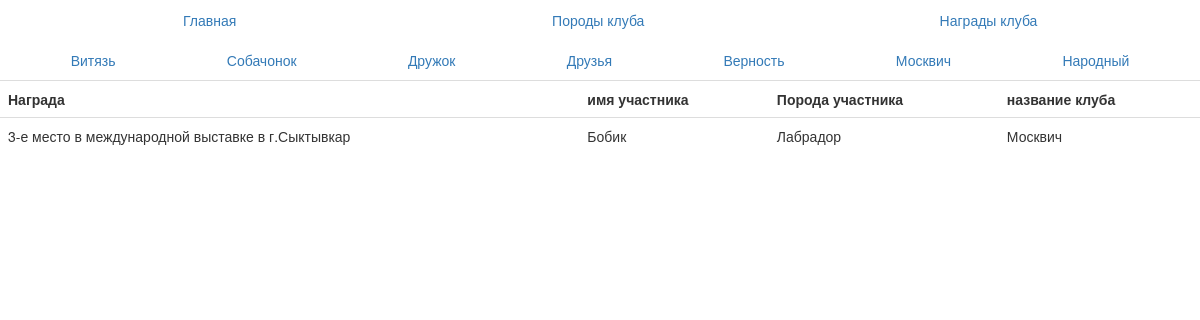
Page /Test/Club_Awards_Moscow.php on the committed database.
### tables this page shows
CREATE TABLE `dogsparticipants` (
  `id` int(10) UNSIGNED NOT NULL COMMENT 'Индекс',
  `Host_id` int(10) UNSIGNED NOT NULL COMMENT 'Хозяин',
  `Club_id` int(10) UNSIGNED DEFAULT NULL COMMENT 'Клуб',
  `id_Pedigree` int(10) UNSIGNED DEFAULT NULL COMMENT 'Родословная ',
  `Nickname` varchar(255) NOT NULL COMMENT 'Кличка',
  `Breed` varchar(255) NOT NULL COMMENT 'Порода',
  `Old` int(20) UNSIGNED NOT NULL COMMENT 'Возраст',
  `Exhibition` int(11) NOT NULL COMMENT 'Выставка',
  `Awards` varchar(255) DEFAULT NULL COMMENT 'Награды собаки'
);

CREATE TABLE `club` (
  `id` int(10) UNSIGNED NOT NULL,
  `Name_club` varchar(255) NOT NULL,
  `Numbers` mediumint(8) UNSIGNED NOT NULL
);

### Test/Club_Awards_Moscow.php (the view, shortened to what this page needs)
<!DOCTYPE html>
<html>
<head>
    <link rel="stylesheet" href="1.css">
    <link rel="stylesheet" href="https://maxcdn.bootstrapcdn.com/bootstrap/3.3.6/css/bootstrap.min.css">
</head>
<body>
<div class="container-fluid">
    <ul class="nav nav-justified">
        <li><a href="index.html">Главная</a></li>
        <li><a href="Breed_club.php">Породы клуба</a></li>
        <li><a href="Club_Awards.php">Награды клуба</a></li>
    </ul>
</div>
<header class="container-fluid">
    <ul class="nav nav-justified">
        <li><a href="Club_Awards_Vityaz.php">Витязь</a></li>
        <li><a href="Club_Awards_Sobachonok.php">Собачонок</a></li>
        <li><a href="Club_Awards_Friend.php">Дружок</a></li>
        <li><a href="Club_Awards_Friends.php"> Друзья</a></li>
        <li><a href="Club_Awards_Fidelity.php"> Верность</a></li>
        <li><a href="Club_Awards_Moscow.php"> Москвич</a></li>
        <li><a href="Club_Awards_people.php"> Народный</a></li>
    </ul>
</header>
<?php
$settings = [
    'host' => 'localhost',
    'user' => 'root',
    'password' => '',
    'db_name' =>'coursework'
];
$link = mysqli_connect($settings['host'],$settings['user'],$settings['password'],$settings['db_name']);
mysqli_set_charset ($link , 'utf8');
$query = "SELECT dogsparticipants.Awards, dogsparticipants.Nickname, dogsparticipants.Breed, club.Name_club FROM dogsparticipants INNER JOIN club ON club.id = dogsparticipants.Club_id AND club.Name_club = \"Москвич\" AND dogsparticipants.Awards IS NOT NULL";
$result = mysqli_query($link, $query) or die("Ошибка".mysqli_error($link));
if($res === false)
{
    echo mysqli_error($link);
}
else
{
    $rows = mysqli_num_rows($result);
    echo "<table class=\"table\"><tr><th>Награда</th><th>имя участника</th><th>Порода участника</th><th>название клуба</th></tr>";
    for($i = 0; $i < $rows ; ++$i)
    {
        $row = mysqli_fetch_row($result);
        echo "<tr>";
        for ($j = 0 ; $j < 4 ; ++$j) echo "<td>$row[$j]</td>";
        echo "</tr>";
    }
    echo "</table>";
}
?>
</body>
</html>

### Test/1.css (style rules this page uses)
body { font-family: 'Roboto', sans-serif; font-weight: 300; background-color: #c4d0ff; height: 100vh; }
header { padding: 0px 0; }

### rows in the picture
dogsparticipants: Awards "3-е место в международной выставке в г.Сыктывкар", Nickname "Бобик", Breed "Лабрадор", Club.Name_club "Москвич"
